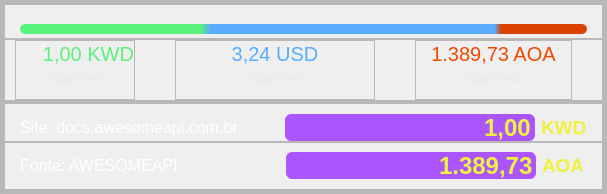
              <widget class="QFrame" name="frame_11">
               <property name="frameShape">
                <enum>QFrame::StyledPanel</enum>
               </property>
               <property name="frameShadow">
                <enum>QFrame::Raised</enum>
               </property>
               <layout class="QVBoxLayout" name="verticalLayout_28">
                <property name="spacing">
                 <number>0</number>
                </property>
                <property name="leftMargin">
                 <number>0</number>
                </property>
                <property name="topMargin">
                 <number>0</number>
                </property>
                <property name="rightMargin">
                 <number>0</number>
                </property>
                <property name="bottomMargin">
                 <number>0</number>
                </property>
                <item>
                 <widget class="QFrame" name="frame_67">
                  <property name="frameShape">
                   <enum>QFrame::StyledPanel</enum>
                  </property>
                  <property name="frameShadow">
                   <enum>QFrame::Raised</enum>
                  </property>
                  <layout class="QVBoxLayout" name="verticalLayout_56">
                   <property name="spacing">
                    <number>0</number>
                   </property>
                   <property name="leftMargin">
                    <number>0</number>
                   </property>
                   <property name="topMargin">
                    <number>0</number>
                   </property>
                   <property name="rightMargin">
                    <number>0</number>
                   </property>
                   <property name="bottomMargin">
                    <number>0</number>
                   </property>
                   <item>
                    <widget class="QFrame" name="frame_30">
                     <property name="frameShape">
                      <enum>QFrame::StyledPanel</enum>
                     </property>
                     <property name="frameShadow">
                      <enum>QFrame::Raised</enum>
                     </property>
                     <layout class="QVBoxLayout" name="verticalLayout_49">
                      <property name="spacing">
                       <number>0</number>
                      </property>
                      <property name="leftMargin">
                       <number>0</number>
                      </property>
                      <property name="topMargin">
                       <number>0</number>
                      </property>
                      <property name="rightMargin">
                       <number>0</number>
                      </property>
                      <property name="bottomMargin">
                       <number>0</number>
                      </property>
                      <item>
                       <widget class="QFrame" name="frame_31">
                        <property name="frameShape">
                         <enum>QFrame::StyledPanel</enum>
                        </property>
                        <property name="frameShadow">
                         <enum>QFrame::Raised</enum>
                        </property>
                        <layout class="QVBoxLayout" name="verticalLayout_50">
                         <property name="spacing">
                          <number>0</number>
                         </property>
                         <property name="leftMargin">
                          <number>0</number>
                         </property>
                         <property name="topMargin">
                          <number>0</number>
                         </property>
                         <property name="rightMargin">
                          <number>0</number>
                         </property>
                         <property name="bottomMargin">
                          <number>0</number>
                         </property>
                         <item>
                          <widget class="QFrame" name="frame_32">
                           <property name="minimumSize">
                            <size>
                             <width>0</width>
                             <height>35</height>
                            </size>
                           </property>
                           <property name="maximumSize">
                            <size>
                             <width>16777215</width>
                             <height>35</height>
                            </size>
                           </property>
                           <property name="frameShape">
                            <enum>QFrame::StyledPanel</enum>
                           </property>
                           <property name="frameShadow">
                            <enum>QFrame::Raised</enum>
                           </property>
                           <layout class="QVBoxLayout" name="verticalLayout_51">
                            <property name="spacing">
                             <number>0</number>
                            </property>
                            <property name="leftMargin">
                             <number>15</number>
                            </property>
                            <property name="topMargin">
                             <number>15</number>
                            </property>
                            <property name="rightMargin">
                             <number>15</number>
                            </property>
                            <property name="bottomMargin">
                             <number>0</number>
                            </property>
                            <item>
                             <widget class="QProgressBar" name="progressBar_2">
                              <property name="maximumSize">
                               <size>
                                <width>16777215</width>
                                <height>10</height>
                               </size>
                              </property>
                              <property name="styleSheet">
                               <string notr="true">QProgressBar::chunk{
	background-color: qlineargradient(spread:pad, x1:0, y1:1, x2:1, y2:1, stop:0.318182 rgba(89, 242, 124, 255), stop:0.335227 rgba(90, 172, 252, 255), stop:0.835227 rgba(90, 173, 253, 255), stop:0.846591 rgba(218, 66, 0, 255));
border-radius:5px;
}
QProgressBar{
border-radius:5px;
}</string>
                              </property>
                              <property name="value">
                               <number>100</number>
                              </property>
                              <property name="textVisible">
                               <bool>false</bool>
                              </property>
                              <property name="invertedAppearance">
                               <bool>true</bool>
                              </property>
                             </widget>
                            </item>
                           </layout>
                          </widget>
                         </item>
                         <item>
                          <widget class="QFrame" name="frame_33">
                           <property name="frameShape">
                            <enum>QFrame::StyledPanel</enum>
                           </property>
                           <property name="frameShadow">
                            <enum>QFrame::Raised</enum>
                           </property>
                           <layout class="QHBoxLayout" name="horizontalLayout_20">
                            <property name="spacing">
                             <number>0</number>
                            </property>
                            <property name="leftMargin">
                             <number>10</number>
                            </property>
                            <property name="topMargin">
                             <number>0</number>
                            </property>
                            <property name="rightMargin">
                             <number>30</number>
                            </property>
                            <property name="bottomMargin">
                             <number>0</number>
                            </property>
                            <item>
                             <widget class="QFrame" name="frame_34">
                              <property name="minimumSize">
                               <size>
                                <width>120</width>
                                <height>60</height>
                               </size>
                              </property>
                              <property name="maximumSize">
                               <size>
                                <width>120</width>
                                <height>60</height>
                               </size>
                              </property>
                              <property name="frameShape">
                               <enum>QFrame::StyledPanel</enum>
                              </property>
                              <property name="frameShadow">
                               <enum>QFrame::Raised</enum>
                              </property>
                              <layout class="QVBoxLayout" name="verticalLayout_52">
                               <property name="spacing">
                                <number>0</number>
                               </property>
                               <property name="leftMargin">
                                <number>0</number>
                               </property>
                               <property name="topMargin">
                                <number>0</number>
                               </property>
                               <property name="rightMargin">
                                <number>0</number>
                               </property>
                               <item>
                                <widget class="QLabel" name="label_4">
                                 <property name="font">
                                  <font>
                                   <pointsize>15</pointsize>
                                  </font>
                                 </property>
                                 <property name="styleSheet">
                                  <string notr="true">color: rgb(89, 242, 124);</string>
                                 </property>
                                 <property name="text">
                                  <string>1,00 KWD</string>
                                 </property>
                                 <property name="alignment">
                                  <set>Qt::AlignRight|Qt::AlignTrailing|Qt::AlignVCenter</set>
                                 </property>
                                </widget>
                               </item>
                               <item>
                                <widget class="QLabel" name="label_5">
                                 <property name="styleSheet">
                                  <string notr="true">color: rgb(232, 232, 232);</string>
                                 </property>
                                 <property name="text">
                                  <string>disponivel</string>
                                 </property>
                                 <property name="alignment">
                                  <set>Qt::AlignCenter</set>
                                 </property>
                                </widget>
                               </item>
                              </layout>
                             </widget>
                            </item>
                            <item>
                             <spacer name="horizontalSpacer_22">
                              <property name="orientation">
                               <enum>Qt::Horizontal</enum>
                              </property>
                              <property name="sizeHint" stdset="0">
                               <size>
                                <width>6</width>
                                <height>20</height>
                               </size>
                              </property>
                             </spacer>
                            </item>
                            <item>
                             <widget class="QFrame" name="frame_35">
                              <property name="minimumSize">
                               <size>
                                <width>200</width>
                                <height>0</height>
                               </size>
                              </property>
                              <property name="maximumSize">
                               <size>
                                <width>200</width>
                                <height>16777215</height>
                               </size>
                              </property>
                              <property name="frameShape">
                               <enum>QFrame::StyledPanel</enum>
                              </property>
                              <property name="frameShadow">
                               <enum>QFrame::Raised</enum>
                              </property>
                              <layout class="QVBoxLayout" name="verticalLayout_53">
                               <property name="spacing">
                                <number>0</number>
                               </property>
                               <property name="leftMargin">
                                <number>0</number>
                               </property>
                               <property name="topMargin">
                                <number>0</number>
                               </property>
                               <property name="rightMargin">
                                <number>0</number>
                               </property>
                               <item>
                                <widget class="QLabel" name="label_26">
                                 <property name="font">
                                  <font>
                                   <pointsize>15</pointsize>
                                  </font>
                                 </property>
                                 <property name="styleSheet">
                                  <string notr="true">color: rgb(90, 173, 253);</string>
                                 </property>
                                 <property name="text">
                                  <string>3,24 USD</string>
                                 </property>
                                 <property name="alignment">
                                  <set>Qt::AlignCenter</set>
                                 </property>
                                </widget>
                               </item>
                               <item>
                                <widget class="QLabel" name="label_6">
                                 <property name="styleSheet">
                                  <string notr="true">color: rgb(232, 232, 232);</string>
                                 </property>
                                 <property name="text">
                                  <string>disponivel</string>
                                 </property>
                                 <property name="alignment">
                                  <set>Qt::AlignCenter</set>
                                 </property>
                                </widget>
                               </item>
                              </layout>
                             </widget>
                            </item>
                            <item>
                             <spacer name="horizontalSpacer_23">
                              <property name="orientation">
                               <enum>Qt::Horizontal</enum>
                              </property>
                              <property name="sizeHint" stdset="0">
                               <size>
                                <width>6</width>
                                <height>20</height>
                               </size>
                              </property>
                             </spacer>
                            </item>
                            <item>
                             <widget class="QFrame" name="frame_36">
                              <property name="minimumSize">
                               <size>
                                <width>157</width>
                                <height>0</height>
                               </size>
                              </property>
                              <property name="maximumSize">
                               <size>
                                <width>157</width>
                                <height>16777215</height>
                               </size>
                              </property>
                              <property name="frameShape">
                               <enum>QFrame::StyledPanel</enum>
                              </property>
                              <property name="frameShadow">
                               <enum>QFrame::Raised</enum>
                              </property>
                              <layout class="QVBoxLayout" name="verticalLayout_54">
                               <property name="spacing">
                                <number>0</number>
                               </property>
                               <property name="leftMargin">
                                <number>0</number>
                               </property>
                               <property name="topMargin">
                                <number>0</number>
                               </property>
                               <property name="rightMargin">
                                <number>0</number>
                               </property>
                               <item>
                                <widget class="QLabel" name="label_27">
                                 <property name="font">
                                  <font>
                                   <pointsize>15</pointsize>
                                  </font>
                                 </property>
                                 <property name="styleSheet">
                                  <string notr="true">color: rgb(239, 73, 0);</string>
                                 </property>
                                 <property name="text">
                                  <string>1.389,73 AOA</string>
                                 </property>
                                 <property name="alignment">
                                  <set>Qt::AlignCenter</set>
                                 </property>
                                </widget>
                               </item>
                               <item>
                                <widget class="QLabel" name="label_28">
                                 <property name="styleSheet">
                                  <string notr="true">color: rgb(232, 232, 232);</string>
                                 </property>
                                 <property name="text">
                                  <string>disponivel</string>
                                 </property>
                                 <property name="alignment">
                                  <set>Qt::AlignCenter</set>
                                 </property>
                                </widget>
                               </item>
                              </layout>
                             </widget>
                            </item>
                           </layout>
                          </widget>
                         </item>
                        </layout>
                       </widget>
                      </item>
                      <item>
                       <widget class="QFrame" name="frame_37">
                        <property name="frameShape">
                         <enum>QFrame::StyledPanel</enum>
                        </property>
                        <property name="frameShadow">
                         <enum>QFrame::Raised</enum>
                        </property>
                        <layout class="QVBoxLayout" name="verticalLayout_55">
                         <property name="spacing">
                          <number>0</number>
                         </property>
                         <property name="leftMargin">
                          <number>0</number>
                         </property>
                         <property name="topMargin">
                          <number>0</number>
                         </property>
                         <property name="rightMargin">
                          <number>0</number>
                         </property>
                         <property name="bottomMargin">
                          <number>0</number>
                         </property>
                         <item>
                          <widget class="QFrame" name="frame_38">
                           <property name="frameShape">
                            <enum>QFrame::StyledPanel</enum>
                           </property>
                           <property name="frameShadow">
                            <enum>QFrame::Raised</enum>
                           </property>
                           <layout class="QHBoxLayout" name="horizontalLayout_32">
                            <property name="leftMargin">
                             <number>15</number>
                            </property>
                            <property name="topMargin">
                             <number>10</number>
                            </property>
                            <property name="rightMargin">
                             <number>17</number>
                            </property>
                            <property name="bottomMargin">
                             <number>0</number>
                            </property>
                            <item>
                             <widget class="QLabel" name="site_2">
                              <property name="font">
                               <font>
                                <pointsize>12</pointsize>
                               </font>
                              </property>
                              <property name="styleSheet">
                               <string notr="true">color: rgb(255, 255, 255);</string>
                              </property>
                              <property name="text">
                               <string>Site: docs.awesomeapi.com.br</string>
                              </property>
                              <property name="alignment">
                               <set>Qt::AlignLeading|Qt::AlignLeft|Qt::AlignVCenter</set>
                              </property>
                             </widget>
                            </item>
                            <item>
                             <spacer name="horizontalSpacer_4">
                              <property name="orientation">
                               <enum>Qt::Horizontal</enum>
                              </property>
                              <property name="sizeHint" stdset="0">
                               <size>
                                <width>40</width>
                                <height>20</height>
                               </size>
                              </property>
                             </spacer>
                            </item>
                            <item>
                             <widget class="QLineEdit" name="DK_LEdit">
                              <property name="minimumSize">
                               <size>
                                <width>250</width>
                                <height>27</height>
                               </size>
                              </property>
                              <property name="maximumSize">
                               <size>
                                <width>250</width>
                                <height>27</height>
                               </size>
                              </property>
                              <property name="font">
                               <font>
                                <pointsize>18</pointsize>
                                <bold>true</bold>
                               </font>
                              </property>
                              <property name="styleSheet">
                               <string notr="true">QLineEdit{
	color: rgb(240, 240, 63);
	background-color: rgb(170, 85, 255);
	border-radius: 6px;
}
QLineEdit:hover{
border: 2px solid rgb(153, 76, 229);
}

QLineEdit:focus{
border: 2px solid rgb(90, 173, 253)
}</string>
                              </property>
                              <property name="text">
                               <string>1,00</string>
                              </property>
                              <property name="alignment">
                               <set>Qt::AlignRight|Qt::AlignTrailing|Qt::AlignVCenter</set>
                              </property>
                             </widget>
                            </item>
                            <item>
                             <widget class="QLabel" name="label_30">
                              <property name="minimumSize">
                               <size>
                                <width>44</width>
                                <height>20</height>
                               </size>
                              </property>
                              <property name="maximumSize">
                               <size>
                                <width>44</width>
                                <height>20</height>
                               </size>
                              </property>
                              <property name="font">
                               <font>
                                <pointsize>14</pointsize>
                                <bold>true</bold>
                               </font>
                              </property>
                              <property name="styleSheet">
                               <string notr="true">color: rgb(240, 240, 63);</string>
                              </property>
                              <property name="text">
                               <string>KWD</string>
                              </property>
                              <property name="alignment">
                               <set>Qt::AlignLeading|Qt::AlignLeft|Qt::AlignVCenter</set>
                              </property>
                             </widget>
                            </item>
                           </layout>
                          </widget>
                         </item>
                         <item>
                          <widget class="QFrame" name="frame_39">
                           <property name="frameShape">
                            <enum>QFrame::StyledPanel</enum>
                           </property>
                           <property name="frameShadow">
                            <enum>QFrame::Raised</enum>
                           </property>
                           <layout class="QHBoxLayout" name="horizontalLayout_33">
                            <property name="leftMargin">
                             <number>15</number>
                            </property>
                            <property name="rightMargin">
                             <number>20</number>
                            </property>
                            <property name="bottomMargin">
                             <number>10</number>
                            </property>
                            <item>
                             <widget class="QLabel" name="font_2">
                              <property name="font">
                               <font>
                                <pointsize>12</pointsize>
                               </font>
                              </property>
                              <property name="styleSheet">
                               <string notr="true">color: rgb(255, 255, 255);</string>
                              </property>
                              <property name="text">
                               <string>Fonte: AWESOMEAPI</string>
                              </property>
                              <property name="alignment">
                               <set>Qt::AlignLeading|Qt::AlignLeft|Qt::AlignVCenter</set>
                              </property>
                             </widget>
                            </item>
                            <item>
                             <spacer name="horizontalSpacer_5">
                              <property name="orientation">
                               <enum>Qt::Horizontal</enum>
                              </property>
                              <property name="sizeHint" stdset="0">
                               <size>
                                <width>100</width>
                                <height>20</height>
                               </size>
                              </property>
                             </spacer>
                            </item>
                            <item>
                             <widget class="QLineEdit" name="DK_aoa_LEdit">
                              <property name="minimumSize">
                               <size>
                                <width>250</width>
                                <height>27</height>
                               </size>
                              </property>
                              <property name="maximumSize">
                               <size>
                                <width>250</width>
                                <height>27</height>
                               </size>
                              </property>
                              <property name="font">
                               <font>
                                <pointsize>18</pointsize>
                                <bold>true</bold>
                               </font>
                              </property>
                              <property name="styleSheet">
                               <string notr="true">QLineEdit{
	color: rgb(240, 240, 63);
	background-color: rgb(170, 85, 255);
	border-radius: 6px;
}
QLineEdit:hover{
border: 2px solid  rgb(153, 76, 229);
}

QLineEdit:focus{
border: 2px solid rgb(90, 173, 253);
}</string>
                              </property>
                              <property name="text">
                               <string>1.389,73</string>
                              </property>
                              <property name="alignment">
                               <set>Qt::AlignRight|Qt::AlignTrailing|Qt::AlignVCenter</set>
                              </property>
                             </widget>
                            </item>
                            <item>
                             <widget class="QLabel" name="label_32">
                              <property name="minimumSize">
                               <size>
                                <width>40</width>
                                <height>20</height>
                               </size>
                              </property>
                              <property name="maximumSize">
                               <size>
                                <width>40</width>
                                <height>20</height>
                               </size>
                              </property>
                              <property name="font">
                               <font>
                                <pointsize>14</pointsize>
                                <bold>true</bold>
                               </font>
                              </property>
                              <property name="styleSheet">
                               <string notr="true">color: rgb(240, 240, 63);</string>
                              </property>
                              <property name="text">
                               <string>AOA</string>
                              </property>
                              <property name="alignment">
                               <set>Qt::AlignLeading|Qt::AlignLeft|Qt::AlignVCenter</set>
                              </property>
                             </widget>
                            </item>
                           </layout>
                          </widget>
                         </item>
                        </layout>
                       </widget>
                      </item>
                     </layout>
                    </widget>
                   </item>
                  </layout>
                 </widget>
                </item>
               </layout>
              </widget>
